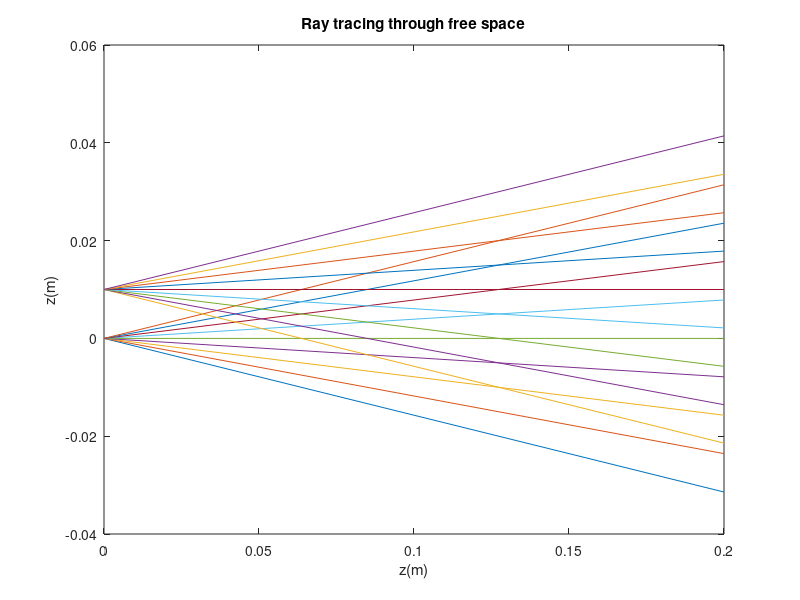
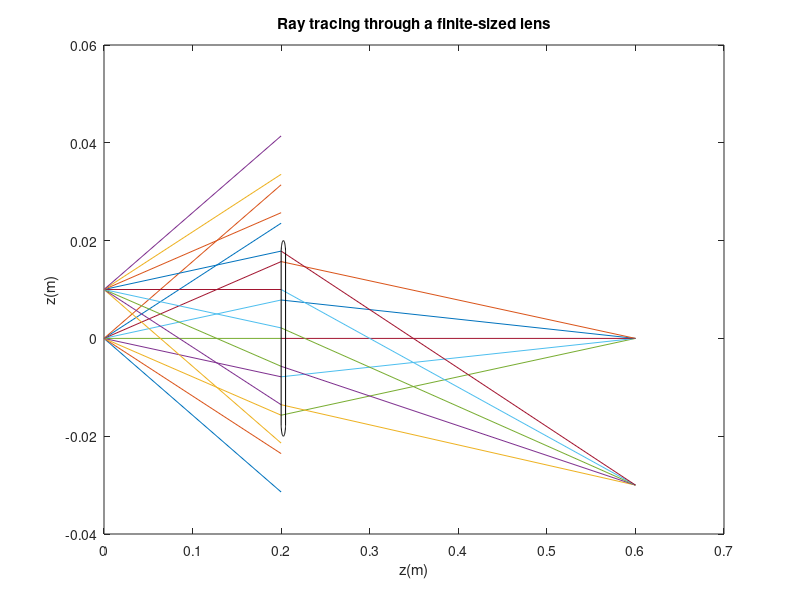

These charts were generated, in order, by the following MATLAB code:
% Close any old plots
close all

% Part 1a
% Free space transmission matrix for 10 cm 
d1 = .2;
Md1 = [1 d1 0 0; 0 1 0 0; 0 0 1 d1; 0 0 0 1];

% 9 angles from -pi/20 to pi/20
angles = -pi/20:pi/80:pi/20;

% Rays from each origin
origin1 = [zeros(1,9);angles;zeros(1,9);zeros(1,9)];
origin2 = [ones(1,9)*.01;angles;zeros(1,9);zeros(1,9)];

% Propogate rays through free space
rays_in1 = [origin1, origin2];
rays_out1 = Md1*rays_in1;

% Plot results
figure;
ray_z1 = [zeros(1,size(rays_in1,2)); d1*ones(1,size(rays_in1,2))];
plot(ray_z1, [rays_in1(1,:); rays_out1(1,:)]);
xlabel("z(m)")
ylabel("z(m)")
title("Ray tracing through free space")
% Part 1b
f = 0.15; % Focal Length
r = 0.02; % Radius of Lens

d2 = 1/(1/f-1/d1); % Calculate d2 constant

% Free space transmission matrix after going through lens
Md2 = [1 d2 0 0; 0 1 0 0; 0 0 1 d2; 0 0 0 1];

% Lens transmission matrix for focal length f
Mf = [1 0 0 0; -1/f 1 0 0; 0 0 1 0; 0 0 -1/f 1];

% Initial Angle and Position
rays_in2 = [origin1, origin2];

% Angle and Position after free transmission for d1 distance
rays_out2a = Md1*rays_in2;

% Angle and Position after going through lens and travel for d2 distance
rays_out2b = Md2*Mf*Md1*rays_in2;

% Create Logical Index to find the light that has contact with the lens
idx1 = abs(rays_out2a(1,:)) <= r;


% Plot the figure
figure;
ray_z2 = [zeros(1,size(rays_in2,2)); (d1)*ones(1,size(rays_in2,2))];
ray_z4 = [(d1)*ones(1,size(rays_in2,2)); (d2)*ones(1,size(rays_in2,2))];
plot(ray_z2, [rays_in2(1,:); rays_out2a(1,:)]);
hold on
plot(ray_z4(1:2,idx1), [rays_out2a(1,idx1); rays_out2b(1,idx1)]);
hold on

% Plot the lens
rectangle('Position',[0.2 -0.02 0.005 0.04],'Curvature',1)
hold off

%Title
xlabel("z(m)")
ylabel("z(m)")
title("Ray tracing through a finite-sized lens")
